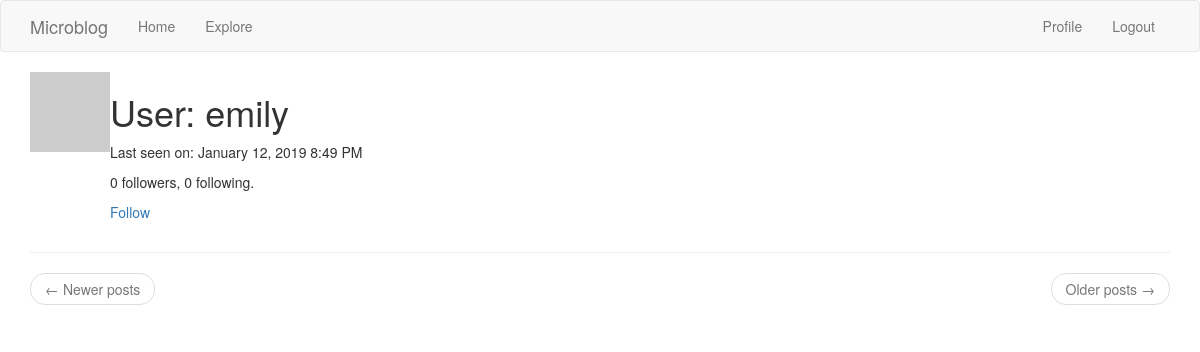
/user/emily (signed in), run on an earlier commit of the app's database.
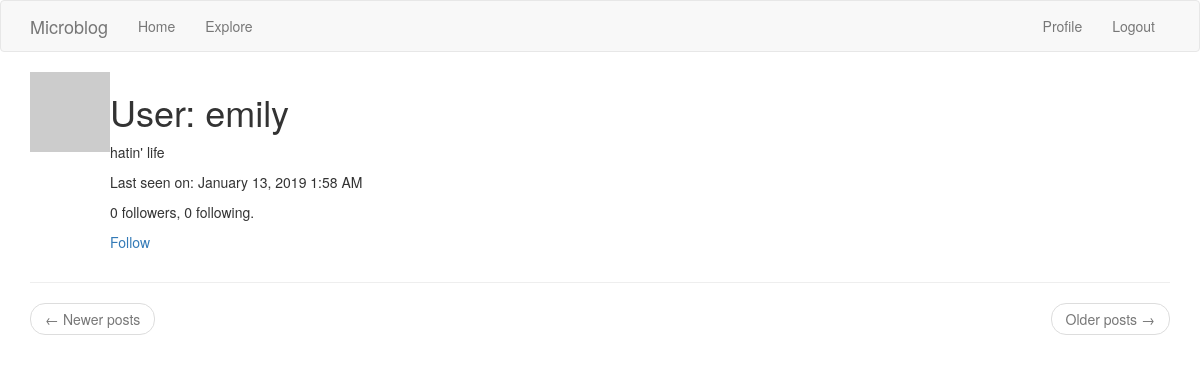
And on a later commit of the database.
### app/models.py (models this page shows, shortened)
class User(UserMixin, db.Model):
  id = db.Column(db.Integer, primary_key=True)
  username = db.Column(db.String(64), index=True, unique=True)
  email = db.Column(db.String(120), index=True, unique=True)
  password_hash = db.Column(db.String(128))
  posts = db.relationship('Post', backref='author', lazy='dynamic')
  about_me = db.Column(db.String(140))
  last_seen = db.Column(db.DateTime, default=datetime.utcnow)
  followed = db.relationship(
      'User', secondary=followers,
      primaryjoin=(followers.c.follower_id == id),
      secondaryjoin=(followers.c.followed_id ==id),
      backref=db.backref('followers', lazy='dynamic'), lazy='dynamic')
  def avatar(self, size=128):
    digest = md5(self.email.lower().encode('utf-8')).hexdigest()
    return 'https://www.gravatar.com/avatar/{}?d=identicon&s={}'.format(digest, size)
  def is_following(self, user):
    return self.followed.filter(
        followers.c.followed_id == user.id).count() > 0

### app/routes.py (the view)
@app.route('/user/<username>')
@login_required
def user(username):
  user = User.query.filter_by(username=username).first_or_404()
  page = request.args.get('page', 1, type=int)
  posts = user.posts.order_by(Post.timestamp.desc()).paginate(
      page, app.config['POSTS_PER_PAGE'], False)
  next_url = url_for('user', username=user.username, page=posts.next_num) \
        if posts.has_next else None
  prev_url = url_for('user', username=user.username, page=posts.prev_num) \
        if posts.has_prev else None
  return render_template('user.html', user=user, posts=posts.items,
                            next_url=next_url, prev_url=prev_url)

### app/models.py (called while the page is built)
@login.user_loader
def load_user(id):
  return User.query.get(int(id))

### app/routes.py (called while the page is built)
@app.before_request
def before_request():
  if current_user.is_authenticated:
    current_user.last_seen = datetime.utcnow()
    db.session.commit()

### app/templates/user.html (shortened to what this page needs)
{% extends "base.html" %}
{% block app_content %}
	<table>
		<tr valign="top">
		<td><img src="{{ user.avatar(128) }}"></td>
    	<td>
            <h1>User: {{ user.username }}</h1>
            {% if user.about_me %}
            <p>{{ user.about_me }}</p>
            {% endif %}
            {% if user.last_seen %}
            <p>Last seen on: {{ moment(user.last_seen).format('LLL') }}</p>
            {% endif %}
            <p>{{ user.followers.count() }} followers, {{ user.followed.count() }} following.</p>
            {% if user == current_user %}
            <p><a href="{{ url_for('edit_profile') }}">Edit your profile</a></p>
            {% elif not current_user.is_following(user) %}
            <p><a href="{{ url_for('follow', username=user.username) }}">Follow</a></p>
            {% else %}
            <p><a href="{{ url_for('unfollow', username=user.username) }}">Unfollow</a></p>
            {% endif %}
	    </tr>
	</table>
    <hr>
    <nav aria-label="...">
        <ul class="pager">
            <li class="previous{% if not prev_url %} disabled{% endif %}">
                <a href="{{ prev_url or '#' }}">
                    <span aria-hidden="true">&larr;</span> Newer posts
                </a>
            </li>
            <li class="next{% if not next_url %} disabled{% endif %}">
                <a href="{{ next_url or '#' }}">
                    Older posts <span aria-hidden="true">&rarr;</span>
                </a>
            </li>
        </ul>
    </nav>
{% endblock %}

What changed in the data, as far as the page shows it:
changed User "emily": about_me (not shown) → "hatin' life"; last_seen "January 12, 2019 8:49 PM" → "January 13, 2019 1:58 AM"
